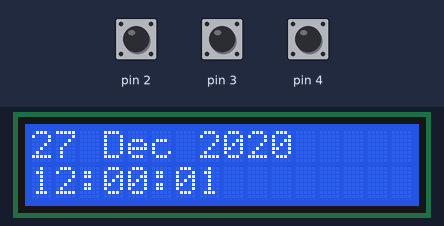
The sketch below on a simulated Arduino Uno, built with avr-gcc and run on an emulated ATmega328P. Parts: 16×2 character LCD. Inputs (shaded band) come from the test bench; at power-on: pin 2 HIGH, pin 3 HIGH, pin 4 HIGH. What the sketch prints to the serial monitor is not drawn.

Above: at 1.6 s.
1.7 s: pin 2 pulled LOW for 0.15 s
At 2.3 s:
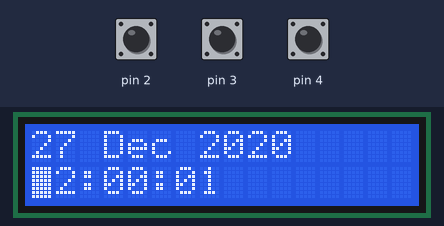
3.4 s: pin 3 pulled LOW for 0.15 s
At 4.2 s:
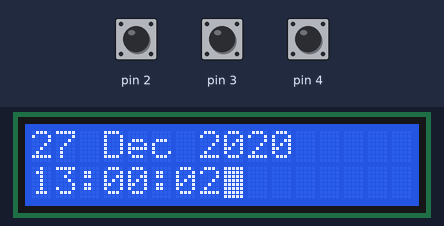
5.0 s: pin 4 pulled LOW for 0.15 s
At 5.6 s:
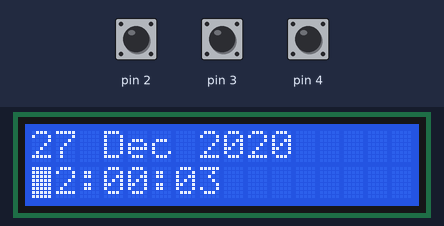
6.6 s: pin 2 pulled LOW for 1 s
At 8.5 s:
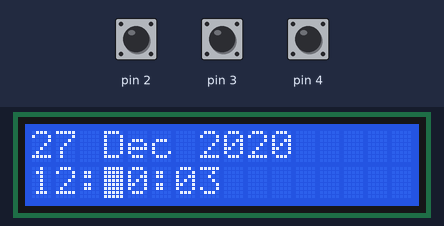
9.2 s: pin 3 pulled LOW for 1 s
At 9.9 s:
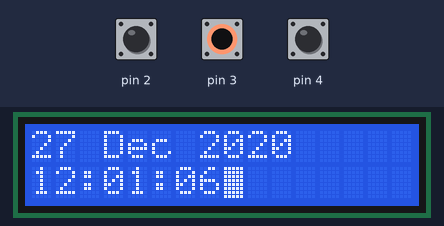
11.7 s: pin 4 pulled LOW for 1 s
At 13.0 s:
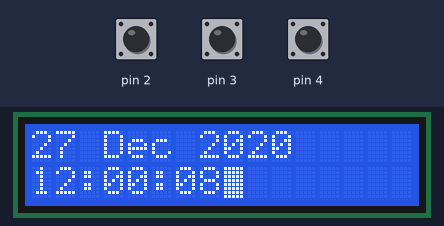
Timing chart, 0 to 14.7 s (numbered marks = the images above; inputs shaded):
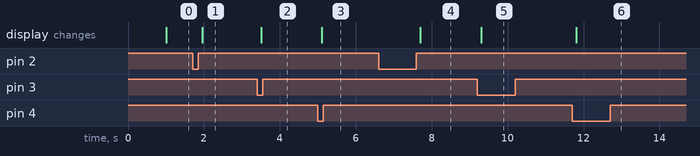

Measured:
- after the input at 3.4 s, the display: changes after 0.11 s (image 2)
- after the input at 5.0 s, the display: changes after 0.11 s (image 3)
- after the input at 6.6 s, the display: changes after 1.1 s (image 4)
- after the input at 9.2 s, the display: changes after 0.11 s (image 5)
- after the input at 11.7 s, the display: changes after 0.11 s (image 6)

The sketch:

LCDDisplayButtons.ino
```cpp
//1
#include <Wire.h>
#include <LiquidCrystal_I2C.h>
#define buttonUP 2
#define buttonDOWN 1
#define buttonNOCHANGE 3
bool buttonState=false;
bool lastButtonState=false;
#include "PushButton.h"
#include "TimeClock.h"
int PB_SETUP=2;
int PB_PLUS=3;
int PB_MINUS=4;
PushButton buttonSETUP(PB_SETUP);
PushButton buttonPLUS(PB_PLUS);
PushButton buttonMINUS(PB_MINUS);
const int KEY_PRESSED=HIGH;
const unsigned long KEY_HOLD=100;
unsigned long buttonPressTime;
bool buttonDown=false;
enum clockState { UNDEFINED, RUNNING, SETSEC, SETMIN, SETHOUR } setupState;
TimeClock timeClock(12,0,0);
char timeString[16];
byte buttonStateSETUP=buttonNOCHANGE;
byte buttonStatePLUS=buttonNOCHANGE;
byte buttonStateMINUS=buttonNOCHANGE;
unsigned long int lastSetupTime=0;
LiquidCrystal_I2C lcd(0x27,16,2);  // set the LCD address to 0x27 for a 16 chars and 2 line display
void setup(){
  lcd.init();                      // initialize the lcd
  lcd.backlight();
  Serial.begin(9600);
  buttonSETUP.init();
  buttonPLUS.init();
  buttonMINUS.init();
  lcd.setCursor(0,0);
  lcd.print("27 Dec 2020");
  setupState=RUNNING;
  TimeClock tc(12,58,58);
  snprintf(timeString, sizeof(timeString), "%02d:%02d:%02d", tc.getHour(),tc.getMinutes(),tc.getSeconds());
  Serial.println(timeString);
  tc.addSeconds(1);
  tc.checkTime();
  snprintf(timeString, sizeof(timeString), "%02d:%02d:%02d", tc.getHour(),tc.getMinutes(),tc.getSeconds());
  Serial.println(timeString);
}

void loop()
{
  buttonStateSETUP=buttonSETUP.stateChanged();
  if(buttonStateSETUP==buttonUP){
    lastSetupTime=millis();
    Serial.println(setupState);
    if(setupState==RUNNING){
      Serial.println(setupState);
      setupState=SETHOUR;
      lcd.setCursor(0,1);
      lcd.blink();
    }else if(setupState==SETHOUR){
      Serial.println(setupState);
      lcd.setCursor(0,1);
      lcd.noBlink();
      setupState=SETMIN;
      lcd.setCursor(3,1);
      lcd.blink();
    }else if(setupState==SETMIN){
      Serial.println(setupState);
      lcd.setCursor(3,1);
      lcd.noBlink();
      setupState=SETSEC;
      lcd.setCursor(7,1);
      lcd.blink();
    }else if(setupState==SETSEC){
      Serial.println(setupState);
      lcd.setCursor(7,1);
      lcd.noBlink();
      setupState=RUNNING;
    }
  }
  buttonStatePLUS=buttonPLUS.stateChanged();
  if(buttonStatePLUS==buttonDOWN){
    lastSetupTime=millis();
    if(setupState==SETHOUR){
      Serial.println(setupState);
      timeClock.addHours(1);
      timeClock.checkTime();
      lcd.setCursor(0,1);
      snprintf(timeString, sizeof(timeString), "%02d:%02d:%02d", timeClock.getHour(),timeClock.getMinutes(),timeClock.getSeconds());
      //timeClock.printTime();
      Serial.println(timeString);
      lcd.print(timeString);
    }else if(setupState==SETMIN){
      Serial.println(setupState);
      timeClock.addMinutes(1);
      timeClock.checkTime();
      lcd.setCursor(0,1);
      snprintf(timeString, sizeof(timeString), "%02d:%02d:%02d", timeClock.getHour(),timeClock.getMinutes(),timeClock.getSeconds());
      //timeClock.printTime();
      lcd.print(timeString);
    }else if(setupState==SETSEC){
      Serial.println(setupState);
      timeClock.addSeconds(1);
      timeClock.checkTime();
      lcd.setCursor(0,1);
      snprintf(timeString, sizeof(timeString), "%02d:%02d:%02d", timeClock.getHour(),timeClock.getMinutes(),timeClock.getSeconds());
      //timeClock.printTime();
      lcd.print(timeString);
    }

  }
  buttonStateMINUS=buttonMINUS.stateChanged();
  if(buttonStateMINUS==buttonDOWN){
    lastSetupTime=millis();
    if(setupState==SETHOUR){
      Serial.println(setupState);
      timeClock.minusHours(1);
      timeClock.checkTime();
      lcd.setCursor(0,1);
      snprintf(timeString, sizeof(timeString), "%02d:%02d:%02d", timeClock.getHour(),timeClock.getMinutes(),timeClock.getSeconds());
      //timeClock.printTime();
      lcd.print(timeString);
      lcd.setCursor(0,1);
    }else if(setupState==SETMIN){
      Serial.println(setupState);
      timeClock.minusMinutes(1);
      timeClock.checkTime();
      lcd.setCursor(0,1);
      snprintf(timeString, sizeof(timeString), "%02d:%02d:%02d", timeClock.getHour(),timeClock.getMinutes(),timeClock.getSeconds());
      //timeClock.printTime();
      lcd.print(timeString);
    }else if(setupState==SETSEC){
      Serial.println(setupState);
      timeClock.minusSeconds(1);
      timeClock.checkTime();
      lcd.setCursor(0,1);
      snprintf(timeString, sizeof(timeString), "%02d:%02d:%02d", timeClock.getHour(),timeClock.getMinutes(),timeClock.getSeconds());
      //timeClock.printTime();
      lcd.print(timeString);
    }

  }
  if(millis() - lastSetupTime>=1000){
    Serial.println(setupState);
    lastSetupTime=millis();
    timeClock.addSeconds(1);
    timeClock.checkTime();
    if(setupState==RUNNING){
      lcd.setCursor(0,1);
      snprintf(timeString, sizeof(timeString), "%02d:%02d:%02d", timeClock.getHour(),timeClock.getMinutes(),timeClock.getSeconds());
      //timeClock.printTime();
      lcd.print(timeString);
    }
  }
//  if(buttonSETUP.stateChanged()==buttonDOWN){
//    Serial.println(setupState);
//    buttonStateSETUP=buttonSETUP.isPressed();
//    if(buttonState!=lastButtonState){
//      if(buttonState==KEY_PRESSED){
//        buttonPressTime=millis();
//        buttonDown=true;
//      }else{
//        buttonDown=false;
//      }
//      delay(50);
//    }
//    lastButtonState=buttonState;
//    lcd.setCursor(0,1);
//    snprintf(timeString, sizeof(timeString), "%02d:%02d:%02d", timeClock.getHour(),timeClock.getMinutes(),timeClock.getSeconds());
//    lcd.print(timeString);
//  }
//  if(buttonDown==true&&millis()-buttonPressTime>=KEY_HOLD){
//  lastSetupTime=millis();
//    Serial.println("KEY HOLD");
//    buttonDown=false;
//    if(setupState==RUNNING){
//      Serial.println(setupState);
//      setupState=SETHOUR;
//      lcd.setCursor(0,1);
//      lcd.blink();
//    }else if(setupState==SETHOUR){
//      Serial.println(setupState);
//      lcd.setCursor(0,1);
//      lcd.noBlink();
//      setupState=SETMIN;
//      lcd.setCursor(3,1);
//      lcd.blink();
//    }else if(setupState==SETMIN){
//      Serial.println(setupState);
//      lcd.setCursor(3,1);
//      lcd.noBlink();
//      setupState=SETSEC;
//      lcd.setCursor(7,1);
//      lcd.blink();
//    }else if(setupState==SETSEC){
//      Serial.println(setupState);
//      lcd.setCursor(7,1);
//      lcd.noBlink();
//      setupState=RUNNING;
//    }
//  }
//
//  if(setupState>=2&&setupState<=4){
//    Serial.println(setupState);
//    if(setupState==SETHOUR){
//      buttonStatePLUS=buttonPLUS.stateChanged();
//      buttonStateMINUS=buttonMINUS.stateChanged();
//      if(buttonStatePLUS==buttonDOWN){
//        timeClock.addHours(1);
//        timeClock.checkTime();
//        lcd.setCursor(0,1);
//        snprintf(timeString, sizeof(timeString), "%02d:%02d:%02d", timeClock.getHour(),timeClock.getMinutes(),timeClock.getSeconds());
//        lcd.print(timeString);
//      }else if(buttonStateMINUS==buttonDOWN){
//        timeClock.minusHours(1);
//        timeClock.checkTime();
//        lcd.setCursor(0,1);
//        snprintf(timeString, sizeof(timeString), "%02d:%02d:%02d", timeClock.getHour(),timeClock.getMinutes(),timeClock.getSeconds());
//        lcd.print(timeString);
//      }
//    }else if(setupState==SETMIN){
//      buttonStatePLUS=buttonPLUS.stateChanged();
//      buttonStateMINUS=buttonMINUS.stateChanged();
//      if(buttonStatePLUS==buttonDOWN){
//        timeClock.addMinutes(1);
//        timeClock.checkTime();
//        lcd.setCursor(0,1);
//        snprintf(timeString, sizeof(timeString), "%02d:%02d:%02d", timeClock.getHour(),timeClock.getMinutes(),timeClock.getSeconds());
//        lcd.print(timeString);
//      }else if(buttonStateMINUS==buttonDOWN){
//        timeClock.minusMinutes(1);
//        timeClock.checkTime();
//        lcd.setCursor(0,1);
//        snprintf(timeString, sizeof(timeString), "%02d:%02d:%02d", timeClock.getHour(),timeClock.getMinutes(),timeClock.getSeconds());
//        lcd.print(timeString);
//      }
//    }else if(setupState==SETSEC){
//      buttonStatePLUS=buttonPLUS.stateChanged();
//      buttonStateMINUS=buttonMINUS.stateChanged();
//      if(buttonStatePLUS==buttonDOWN){
//        timeClock.addSeconds(1);
//        timeClock.checkTime();
//        lcd.setCursor(0,1);
//        snprintf(timeString, sizeof(timeString), "%02d:%02d:%02d", timeClock.getHour(),timeClock.getMinutes(),timeClock.getSeconds());
//        lcd.print(timeString);
//      }else if(buttonStateMINUS==buttonDOWN){
//        timeClock.minusSeconds(1);
//        timeClock.checkTime();
//        lcd.setCursor(0,1);
//        snprintf(timeString, sizeof(timeString), "%02d:%02d:%02d", timeClock.getHour(),timeClock.getMinutes(),timeClock.getSeconds());
//        lcd.print(timeString);
//      }
//  }
//    if(millis() - lastSetupTime>=1000){
//      Serial.println(setupState);
//      lastSetupTime=millis();
//      timeClock.addSeconds(1);
//      timeClock.checkTime();
//      if(setupState==RUNNING){
//        lcd.setCursor(0,1);
//        snprintf(timeString, sizeof(timeString), "%02d:%02d:%02d", timeClock.getHour(),timeClock.getMinutes(),timeClock.getSeconds());
//        //timeClock.printTime();
//        lcd.print(timeString);
//      }
//    }
//  }
}
```

PushButton.h
```cpp
//PUSHBUTTON
#define buttonUP 2
#define buttonDOWN 1
#define buttonNOCHANGE 3

class PushButton{
  private:
   int pbpin;
   bool lastState;
   unsigned long debounce;
   unsigned long stateChangedTimeStamp;
   bool debounceWait;
  public:
  PushButton(int PB_PIN, unsigned long time1=100){
    pbpin=PB_PIN;
    lastState=false;
    debounce=time1;
    stateChangedTimeStamp=0;
    debounceWait=false;
  }
  void init(){
    pinMode(pbpin, INPUT_PULLUP);
    //update();
  }
  bool update(){
    static int ppb = HIGH; // the previous state of the button
    static unsigned long lastDebounceTime = 0; // the last time the output pin was toggled
    static bool counting = false;
    bool r = false;
    int pb = digitalRead(pbpin);
    if (counting) {
      if (millis() - lastDebounceTime > debounce) { // has been waiting long enough
        r = (ppb == HIGH && pb == LOW);
        counting = false;
        ppb = pb;
    }
  }else { // !counting
    if (ppb == HIGH && pb == LOW) {
      counting = true;
      lastDebounceTime = millis(); // record the time
  }else
    ppb = pb;
  }
  return r;
}
  bool isPressed(){
    return digitalRead(pbpin)==LOW;
  }
  byte stateChanged(){
    byte r=buttonNOCHANGE;
    bool currButtonState=isPressed();
    if(debounceWait){
      if(millis()-stateChangedTimeStamp>debounce){
//        if(lastState==LOW&&currButtonState==LOW){
//          r=buttonDOWN;
//        }else if(lastState==HIGH&&currButtonState==HIGH){
//          r=buttonUP;
//        }
        if (lastState ^ currButtonState) // is last recorded previous state different from current
          r = (lastState<<1) | currButtonState;
          debounceWait=false;
          lastState=currButtonState;
      }
    }else{
      if(lastState!=currButtonState){
        debounceWait=true;
        stateChangedTimeStamp=millis();
      }
    }
    return r;
  }
};
```

TimeClock.h
```cpp
//TIMECLOCK
class TimeClock{
  private:
    int h;
    int m;
    int s;
    //char timeString[16];
  public:
    TimeClock(int h, int m, int s){
      this->h=h;
      this->m=m;
      this->s=s;
      //snprintf(timeString, sizeof(timeString), "%02d:%02d:%02d", this->h,this->m,this->s);
    }
    int getHour(){
      return h;
    }
    int getMinutes(){
      return m;
    }
    int getSeconds(){
      return s;
    }
    //TODO String Object
//    char* printTime(){
//      static char timeString[16];
//      snprintf(timeString, sizeof(timeString), "%02d:%02d:%02d", this->h,this->m,this->s);
//      lcd.print(timeString);
//    }
    void setHour(int h){
      this->h=h;
    }
    void setMinutes(int m){
      this->m=m;
    }
    void setSeconds(int s){
      this->s=s;
    }
    //TODO REFACTOR checkTime()
    void addHours(int i){
      this->h+=i;
      //snprintf(timeString, sizeof(timeString), "%02d:%02d:%02d", this->h,this->m,this->s);
    }
    void addMinutes(int i){
      this->m+=i;
      //snprintf(timeString, sizeof(timeString), "%02d:%02d:%02d", this->h,this->m,this->s);
    }
    void addSeconds(int i){
      this->s+=i;
      //snprintf(timeString, sizeof(timeString), "%02d:%02d:%02d", this->h,this->m,this->s);
    }
    void minusHours(int i){
      this->h-=i;
      //snprintf(timeString, sizeof(timeString), "%02d:%02d:%02d", this->h,this->m,this->s);
    }
    void minusMinutes(int i){
      this->m-=i;
      //snprintf(timeString, sizeof(timeString), "%02d:%02d:%02d", this->h,this->m,this->s);
    }
    void minusSeconds(int i){
      this->s-=i;
      //snprintf(timeString, sizeof(timeString), "%02d:%02d:%02d", this->h,this->m,this->s);
    }
    void checkTime(){
      if(this->s==60){
        this->m++;
        this->s=0;
      }
      if(this->m==60){
        this->h++;
        this->m=0;
      }
      if(this->h>24){
        this->h=0;
      }
     if(this->s<0){
	      this->m--;
        this->s=60;
      }
     if(this->m<0){
	      this->h--;
        this->m=60;
      }
     if(this->h<0){
        this->h=24;
      }
    }
};
```
